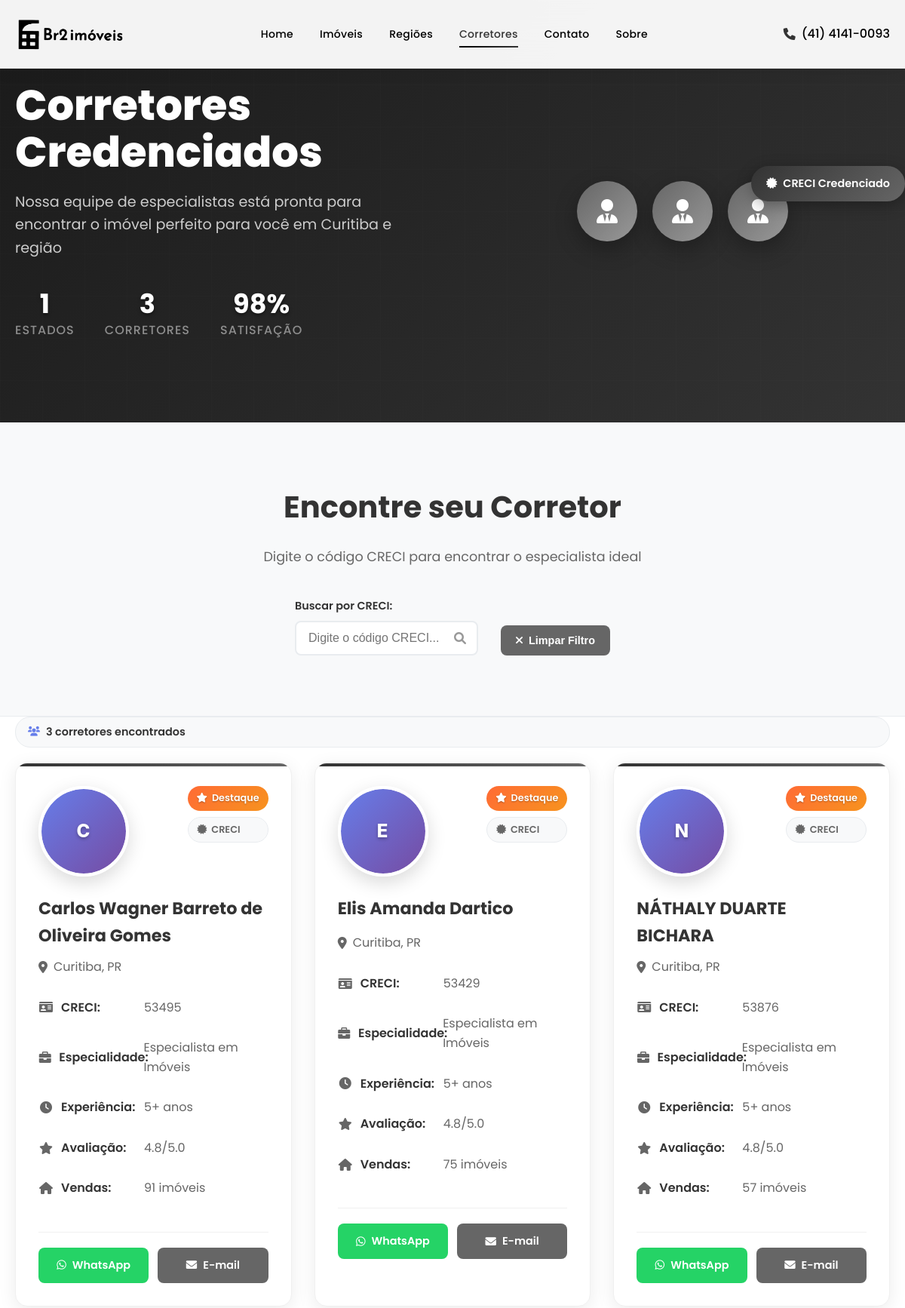
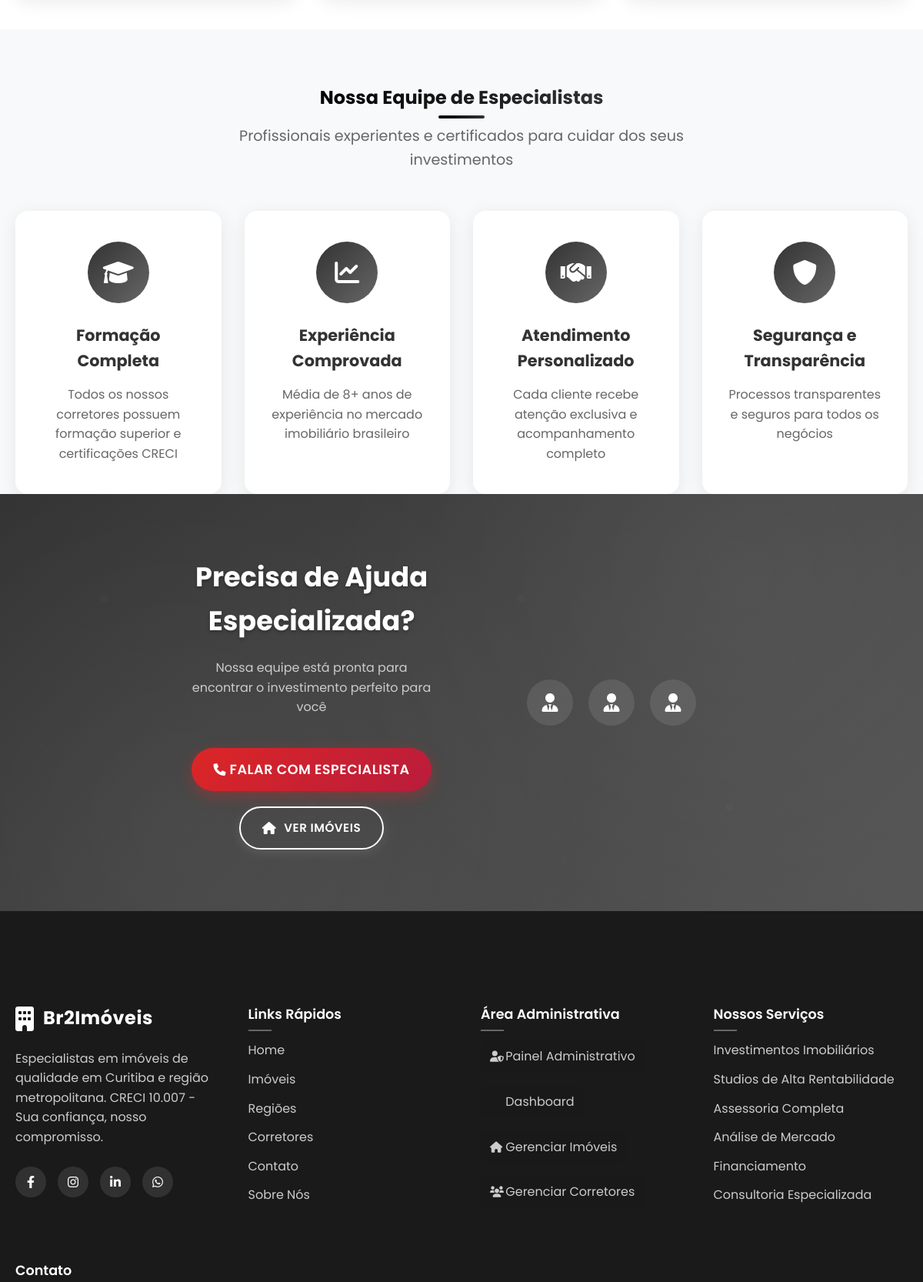
Page /corretores.php (upper part) on the committed database (2 pictures, top to bottom).
### tables this page shows
CREATE TABLE `corretores` (
  `id` int NOT NULL,
  `nome` varchar(255) NOT NULL,
  `email` varchar(255) NOT NULL,
  `telefone` varchar(20) DEFAULT NULL,
  `cidade` varchar(100) DEFAULT NULL,
  `estado` varchar(2) DEFAULT NULL,
  `creci` varchar(20) DEFAULT NULL,
  `foto` varchar(255) DEFAULT NULL,
  `bio` text,
  `data_cadastro` timestamp NOT NULL DEFAULT CURRENT_TIMESTAMP
);

### corretores.php (the view, shortened to what the rows shown need)
<?php
require_once __DIR__ . '/config/database.php';
require_once __DIR__ . '/classes/Database.php';
require_once __DIR__ . '/classes/Corretor.php';
$corretor = new Corretor();
$filters = [];
try {
    $corretores_result = $corretor->listarTodos($filters);
    if (is_array($corretores_result)) {
        $corretores_db = $corretores_result;
    } else {
        $corretores_db = [];
    }
    $corretores = [];
    if (is_array($corretores_db)) {
        foreach ($corretores_db as $corretor_item) {
            $estado = !empty($corretor_item['estado']) ? $corretor_item['estado'] : 'PR';
            $cidade = !empty($corretor_item['cidade']) ? $corretor_item['cidade'] : 'Curitiba';
            if (!isset($corretores[$estado])) {
                $corretores[$estado] = [
                    'estado' => getEstadoNome($estado),
                    'corretores' => []
                ];
            }
            $corretores[$estado]['corretores'][] = [
                'nome' => $corretor_item['nome'],
                'cidade' => $cidade,
                'creci' => $corretor_item['creci'] ?? '',
                'whatsapp' => $corretor_item['telefone'] ?? '',
                'email' => $corretor_item['email'],
                'especialidade' => 'Especialista em Imóveis',
                'experiencia' => '5+ anos',
                'imagem' => $corretor_item['foto'] ?: 'assets/images/corretores/default-avatar.jpg',
                'destaque' => true,
                'avaliacao' => 4.8,
                'vendas' => rand(50, 200)
            ];
        }
    }
} catch (Exception $e) {
    error_log("Erro ao buscar corretores: " . $e->getMessage());
    $corretores = [];
}
function getEstadoNome($sigla) {
    $estados = [
        'AC' => 'Acre', 'AL' => 'Alagoas', 'AP' => 'Amapá', 'AM' => 'Amazonas',
        'BA' => 'Bahia', 'CE' => 'Ceará', 'DF' => 'Distrito Federal', 'ES' => 'Espírito Santo',
        'GO' => 'Goiás', 'MA' => 'Maranhão', 'MT' => 'Mato Grosso', 'MS' => 'Mato Grosso do Sul',
        'MG' => 'Minas Gerais', 'PA' => 'Pará', 'PB' => 'Paraíba', 'PR' => 'Paraná',
        'PE' => 'Pernambuco', 'PI' => 'Piauí', 'RJ' => 'Rio de Janeiro', 'RN' => 'Rio Grande do Norte',
        'RS' => 'Rio Grande do Sul', 'RO' => 'Rondônia', 'RR' => 'Roraima', 'SC' => 'Santa Catarina',
        'SP' => 'São Paulo', 'SE' => 'Sergipe', 'TO' => 'Tocantins'
    ];
    return $estados[$sigla] ?? $sigla;
}
?>
<?php
include 'includes/header.php';
?>
    <section class="page-banner desktop-only">
        <div class="container">
            <div class="banner-content">
                <div class="banner-text">
                    <h1>Corretores Credenciados</h1>
                </div>
            </div>
        </div>
    </section>
    <section class="search-section">
        <div class="container">
            <div class="search-content">
                <div class="search-header">
                    <h2>Encontre seu Corretor</h2>
                </div>
            </div>
        </div>
    </section>
    <section class="brokers-section desktop-only">
        <div class="container">
            <div class="brokers-grid" id="brokers-grid">
                <?php foreach ($corretores as $sigla => $estado): ?>
                    <?php foreach ($estado['corretores'] as $corretor): ?>
                        <div class="broker-card" data-estado="<?php echo $sigla; ?>" data-nome="<?php echo strtolower($corretor['nome']); ?>" data-creci="<?php echo strtolower($corretor['creci']); ?>">
                            <div class="broker-header">
                                <div class="broker-avatar <?php echo (isset($corretor['imagem']) && !empty($corretor['imagem']) && file_exists($_SERVER['DOCUMENT_ROOT'] . $corretor['imagem'])) ? 'has-photo' : ''; ?>">
                                    <?php if (isset($corretor['imagem']) && !empty($corretor['imagem']) && file_exists($_SERVER['DOCUMENT_ROOT'] . $corretor['imagem'])): ?>
                                        <img src="<?php echo htmlspecialchars($corretor['imagem']); ?>"
                                             alt="<?php echo htmlspecialchars($corretor['nome']); ?>"
                                             onerror="this.style.display='none'; this.nextElementSibling.style.display='flex';">
                                        <div class="avatar-fallback" style="display: none;">
                                            <span class="avatar-initials"><?php echo strtoupper(substr($corretor['nome'], 0, 1)); ?></span>
                                        </div>
                                    <?php else: ?>
                                        <div class="avatar-fallback">
                                            <span class="avatar-initials"><?php echo strtoupper(substr($corretor['nome'], 0, 1)); ?></span>
                                        </div>
                                    <?php endif; ?>
                                </div>
                                <div class="broker-badges">
                                    <?php if ($corretor['destaque']): ?>
                                        <span class="badge-destaque">
                                            <i class="fas fa-star"></i>
                                            Destaque
                                        </span>
                                    <?php endif; ?>
                                    <span class="badge-creci">
                                        <i class="fas fa-certificate"></i>
                                        CRECI
                                    </span>
                                </div>
                            </div>
                            <div class="broker-content">
                                <h3 class="broker-name"><?php echo $corretor['nome']; ?></h3>
                                <p class="broker-location">
                            <i class="fas fa-map-marker-alt"></i>
                                    <?php echo $corretor['cidade']; ?>, <?php echo $sigla; ?>
                                </p>
                                <div class="broker-details">
                                    <div class="detail-item">
                                        <i class="fas fa-id-card"></i>
                                        <span class="label">CRECI:</span>
                                        <span class="value"><?php echo $corretor['creci']; ?></span>
                                    </div>
                                    <div class="detail-item">
                                        <i class="fas fa-briefcase"></i>
                                        <span class="label">Especialidade:</span>
                                        <span class="value"><?php echo $corretor['especialidade']; ?></span>
                                    </div>
                                    <div class="detail-item">
                                        <i class="fas fa-clock"></i>
                                        <span class="label">Experiência:</span>
                                        <span class="value"><?php echo $corretor['experiencia']; ?></span>
                                    </div>
                                    <?php if (isset($corretor['avaliacao'])): ?>
                                    <div class="detail-item">
                                        <i class="fas fa-star"></i>
                                        <span class="label">Avaliação:</span>
                                        <span class="value"><?php echo $corretor['avaliacao']; ?>/5.0</span>
                                    </div>
                                    <?php endif; ?>
                                    <?php if (isset($corretor['vendas'])): ?>
                                    <div class="detail-item">
                                        <i class="fas fa-home"></i>
                                        <span class="label">Vendas:</span>
                                        <span class="value"><?php echo $corretor['vendas']; ?> imóveis</span>
                                    </div>
                                    <?php endif; ?>
                                </div>
                        <div class="broker-contact">
                                    <a href="https://wa.me/<?php echo preg_replace('/[^0-9]/', '', $corretor['whatsapp']); ?>"
                                       class="btn-whatsapp" target="_blank">
                                <i class="fab fa-whatsapp"></i>
                                WhatsApp
                            </a>
                                    <a href="mailto:<?php echo $corretor['email']; ?>" class="btn-email">
                                        <i class="fas fa-envelope"></i>
                                        E-mail
                                    </a>
                        </div>
                    </div>
                </div>
                    <?php endforeach; ?>
                <?php endforeach; ?>
            </div>
        </div>
    </section>
    <section class="team-highlights">
        <div class="container">
            <div class="section-header">
                <h2>Nossa Equipe de Especialistas</h2>
            </div>
        </div>
    </section>
    <section class="cta-section">
        <div class="container">
            <div class="cta-content">
                <div class="cta-text">
                    <h2>Precisa de Ajuda Especializada?</h2>
                </div>
            </div>
        </div>
    </section>

### rows in the picture
corretores: nome "C", nome "Carlos Wagner Barreto de Oliveira Gomes", cidade "Curitiba", estado "PR", creci "53495", especialidade "Especialista em Imóveis", experiencia "5+ anos", avaliacao "4.8", vendas "91"
corretores: nome "E", nome "Elis Amanda Dartico", cidade "Curitiba", creci "53429", especialidade "Especialista em Imóveis", experiencia "5+ anos", avaliacao "4.8", vendas "75"
corretores: nome "N", nome "NÁTHALY DUARTE BICHARA", cidade "Curitiba", creci "53876", especialidade "Especialista em Imóveis", experiencia "5+ anos", avaliacao "4.8", vendas "57"

### other values in the picture
count($corretores) "1"
$total_corretores "3"
